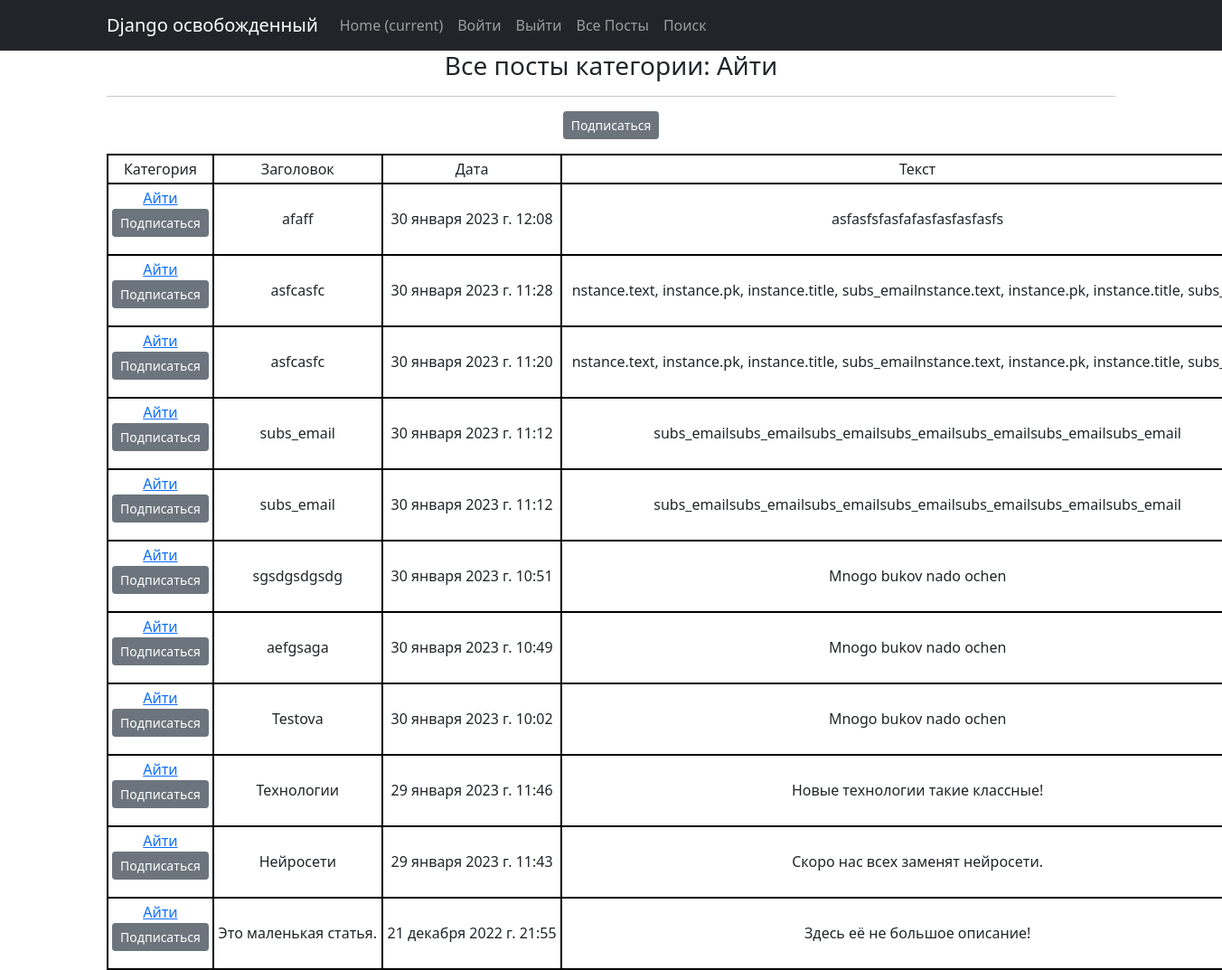
Before: /post/categories/1 with the older database file.
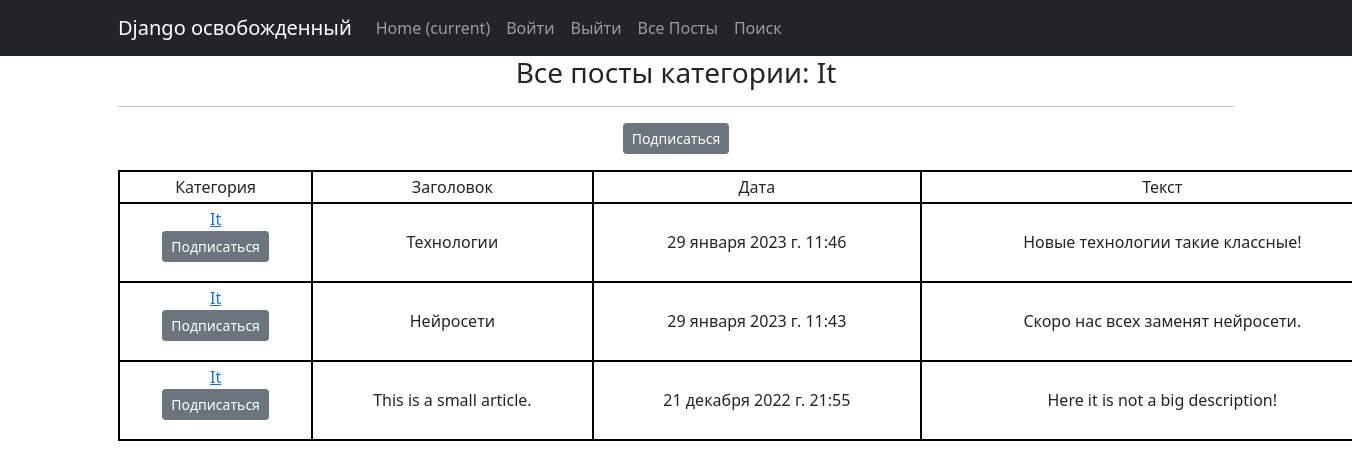
After: the same page with the newer database file.
### news/models.py (models this page shows, shortened)
class Category(models.Model):
    name = models.CharField(max_length=64, unique=True)
    subscribers = models.ManyToManyField(User, related_name='categories')
    def __str__(self):
        return self.name.title()

class Post(models.Model):
    author = models.ForeignKey(Author, on_delete=models.CASCADE)
    NEWS = 'NW'
    ARTICLE = 'AR'
    CATEGORY_CHOICES = (
        (NEWS, 'Новость'),
        (ARTICLE, 'Статья'),
    )
    categoryType = models.CharField(max_length=2, choices=CATEGORY_CHOICES, default=ARTICLE)
    dateCreation = models.DateTimeField(auto_now_add=True)
    postCategory = models.ManyToManyField(Category, through='PostCategory')
    title = models.CharField(max_length=128)
    text = models.TextField()
    rating = models.SmallIntegerField(default=0)

### news/views.py (the view)
# urls.py: path('categories/<int:pk>', CategoryList.as_view(), name='category_list'),
class CategoryList(ListView):
    model = Post
    template_name = 'category_list.html'
    context_object_name = 'category_news_list'
    def get_queryset(self):
        self.category = get_object_or_404(Category, id=self.kwargs['pk'])
        queryset = Post.objects.filter(postCategory=self.category).order_by('-dateCreation')
        return queryset
    def get_context_data(self, **kwargs):
        context = super().get_context_data(**kwargs)
        context['is_not_subscriber'] = self.request.user not in self.category.subscribers.all()
        context['category'] = self.category
        return context

### news/templatetags/custom_filters.py (called while the page is built)
@register.filter()
def censor(text, word=str):
    if word in text:
        reword = word[0] + ((len(word) - 2) * "*") + word[-1]
        text = text.replace(word, reword)
    return text

### templates/category_list.html (shortened to what this page needs)
{% extends 'flatpages/default.html' %}
{% load custom_filters %}
{% load custom_tags %}
{% block content %}
    <h3> Все посты категории: {{ category }}</h3>
    <hr>
    {% if is_not_subscriber %}
        <p class="text-center"><a href="{% url 'add_subs' category.id %}"
                                  class="btn btn-secondary btn-sm">Подписаться</a></p>
    {% else %}
        <p class="text-center"><a href="{% url 'del_subs' category.id %}"
                                  class="btn btn-secondary btn-sm">Отписаться</a></p>
    {% endif %}
   {% if category_news_list %}
    <table>
        <tr>
            <td>Категория</td>
            <td>Заголовок</td>
            <td>Дата</td>
            <td>Текст</td>
        </tr>
        {% for news in category_news_list %}
        <tr>
            <td>
                <a href="{% url 'category_list' category.id %}" >{{ category }}</a>
                {% if is_not_subscriber %}
                    <p class="text-center"><a href="{% url 'add_subs' category.id %}"
                                              class="btn btn-secondary btn-sm">Подписаться</a></p>
                {% else %}
                    <p class="text-center"><a href="{% url 'del_subs' category.id %}"
                                              class="btn btn-secondary btn-sm">Отписаться</a></p>
                {% endif %}
            </td>
            <td>{{ news.title }}</td>
            <td>{{ news.dateCreation }}</td>
            <td>{{ news.text|truncatewords:20|censor:"борьбу"|censor:"ограбили"|censor:"умерщвляли" }}</td>
        </tr>
        {% endfor %}
    </table>
   {% else %}
       <h2>Постов нет!</h2>
   {% endif %}
{% endblock content %}

### templates/flatpages/default.html (shortened to what this page needs)
<!DOCTYPE html>
{% load i18n %}
<html lang="en">
    <head>
        {% load static %}
        <link href="{% static 'css/styles.css' %}" rel="stylesheet" />
    </head>
    <body>
        <nav class="navbar navbar-expand-lg navbar-dark bg-dark static-top">
   <div class="container">
       <a class="navbar-brand" href="#">Django освобожденный</a>
       <div class="collapse navbar-collapse" id="navbarResponsive">
           <ul class="navbar-nav ml-auto">
               <li class="nav-item active">
                   <a class="nav-link" href="/post/">Home
                       <span class="sr-only">(current)</span>
                   </a>
               </li>
               <li class="nav-item">
                   <a class="nav-link" href="/accounts/login/">{% trans 'Войти' %}</a>
               </li>
               <li class="nav-item">
                   <a class="nav-link" href="/accounts/logout/">{% trans 'Выйти' %}</a>
               </li>
               <li class="nav-item">
                   <a class="nav-link" href="/post/">{% trans 'Все Посты' %}</a>
               </li>
               <li class="nav-item">
                   <a class="nav-link" href="/post/search">{% trans 'Поиск'%}</a>
               </li>
           </ul>
       </div>
   </div>
</nav>
        <div class="container">
   <div class="row">
       <div class="col-lg-12 text-center">
           {% block content %}{% endblock content %}
       </div>
   </div>
</div>
    </body>
</html>

### templates/category_list.html (style rules this page uses)
TABLE { width: 1300px; border-collapse: collapse; }
TD, TH { padding: 3px; border: 2px solid black; }

Changed rows visible on the page:
removed Post: {{ category }} "Айти", title "afaff", dateCreation "30 января 2023 г. 12:08", text|censor "asfasfsfasfafasfasfasfasfs"
removed Post: {{ category }} "Айти", title "asfcasfc", dateCreation "30 января 2023 г. 11:28", text|censor "nstance.text, instance.pk, instance.title, subs_emailnstance.text, instance.pk, instance.title,…"
removed Post: {{ category }} "Айти", title "asfcasfc", dateCreation "30 января 2023 г. 11:20", text|censor "nstance.text, instance.pk, instance.title, subs_emailnstance.text, instance.pk, instance.title,…"
removed Post: {{ category }} "Айти", title "subs_email", dateCreation "30 января 2023 г. 11:12", text|censor "subs_emailsubs_emailsubs_emailsubs_emailsubs_emailsubs_emailsubs_email"
removed Post: {{ category }} "Айти", title "subs_email", dateCreation "30 января 2023 г. 11:12", text|censor "subs_emailsubs_emailsubs_emailsubs_emailsubs_emailsubs_emailsubs_email"
removed Post: {{ category }} "Айти", title "sgsdgsdgsdg", dateCreation "30 января 2023 г. 10:51", text|censor "Mnogo bukov nado ochen"
removed Post: {{ category }} "Айти", title "aefgsaga", dateCreation "30 января 2023 г. 10:49", text|censor "Mnogo bukov nado ochen"
removed Post: {{ category }} "Айти", title "Testova", dateCreation "30 января 2023 г. 10:02", text|censor "Mnogo bukov nado ochen"
changed Category: name "Айти" → "It"
changed Post: title "Это маленькая статья." → "This is a small article."; text|censor "Здесь её не большое описание!" → "Here it is not a big description!"
